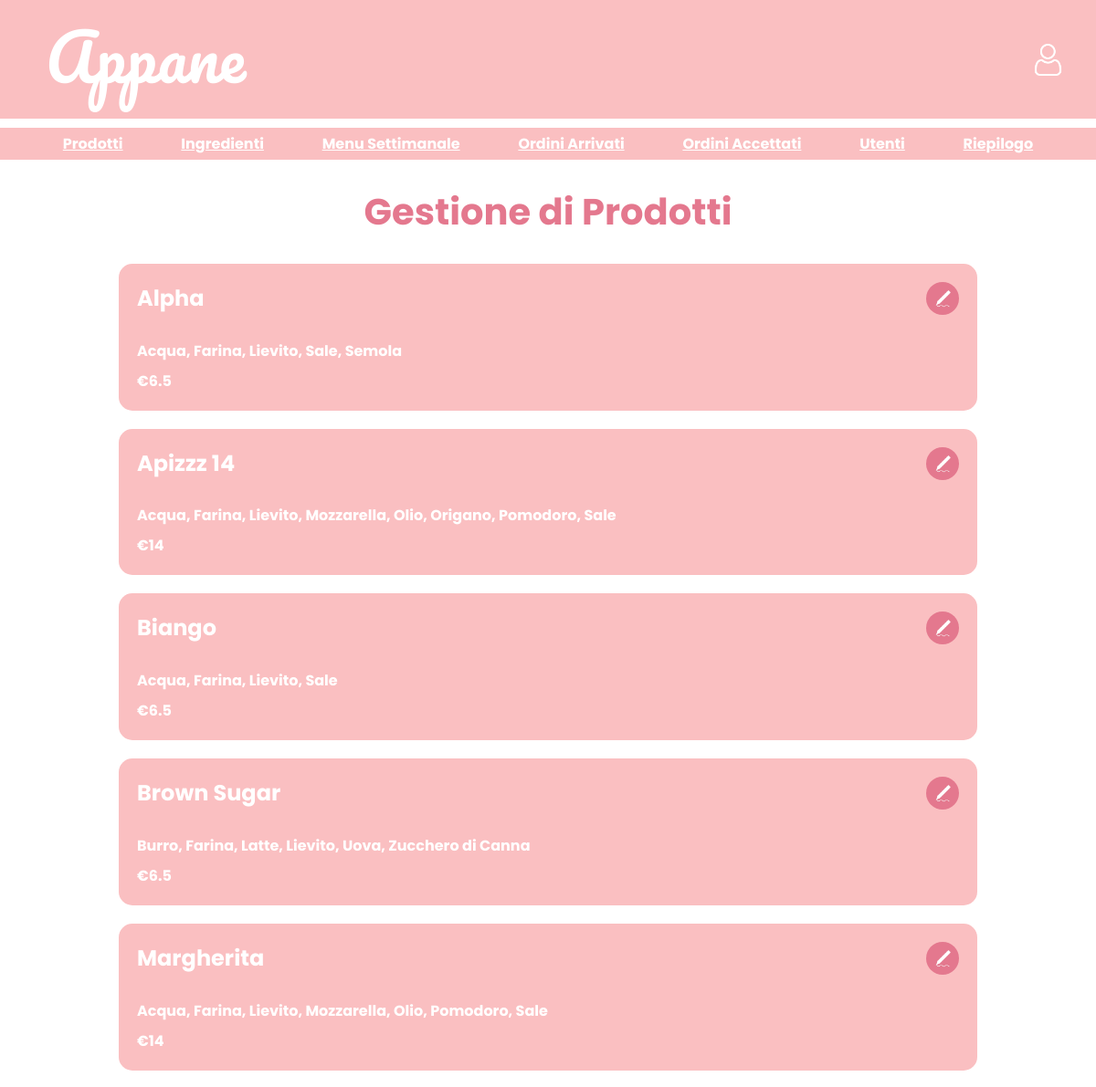
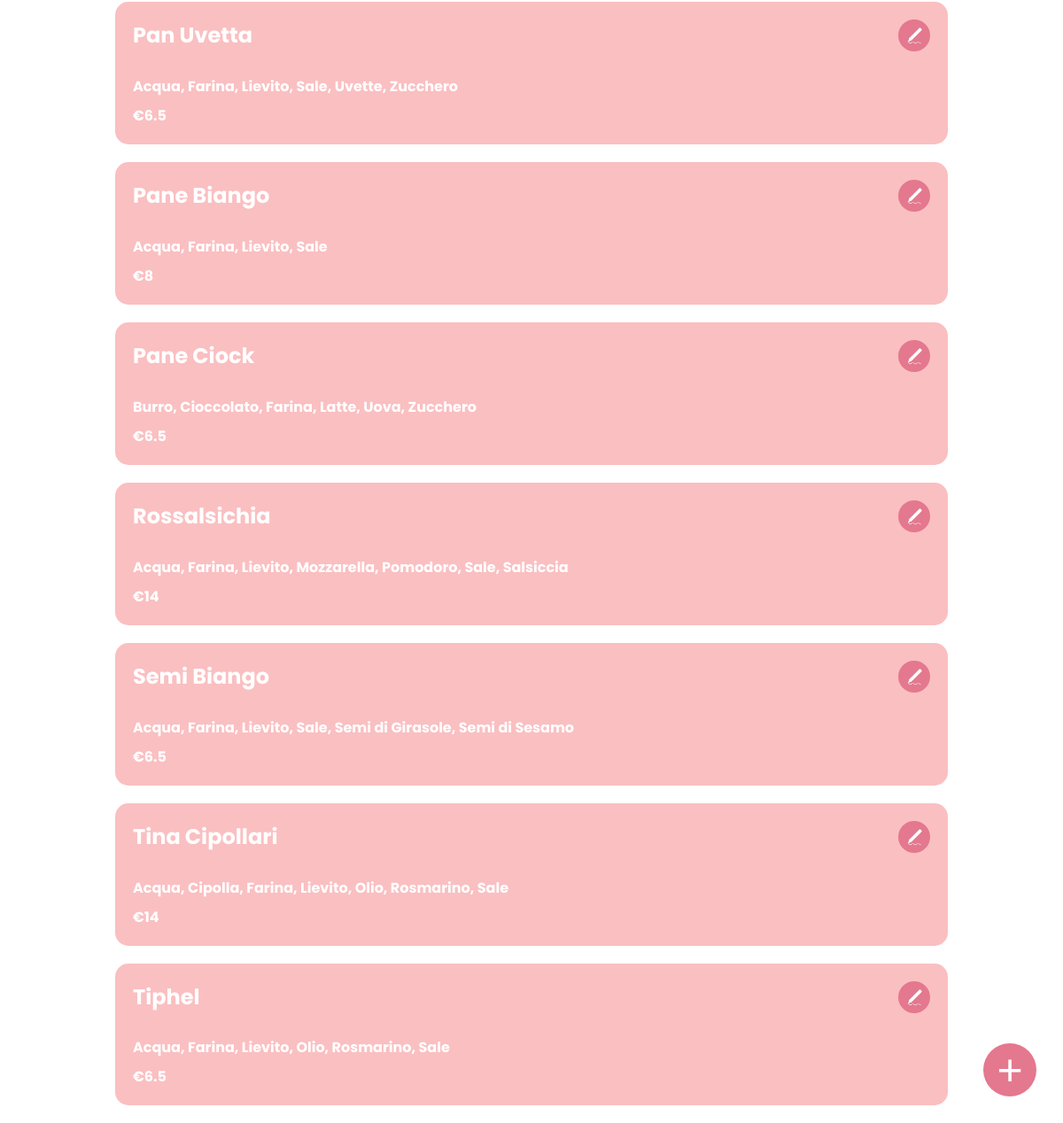
The app's page /BACK/managementProducts/managementProducts.php with its own data (2 pictures, top to bottom).
### tables this page shows
CREATE TABLE `tprodotto` (
  `id` int(11) NOT NULL,
  `nome` varchar(255) NOT NULL,
  `prezzo` float NOT NULL
);

### BACK/managementProducts/managementProducts.php (the view, shortened to what this page needs)
<?php
require('../../includes/db.php');
include('../header.php');
function creaProd($id, $nome, $ingredienti, $prezzo)
{
    $string_ingredienti = implode(', ', $ingredienti);
    return "<div class='prodotto'>
                <div class='level'>
                    <h2>$nome</h2>
                    <button class='cart-btn' style='float: right;' title='Modifica prodotto'
                        onclick='openModal(\"modalModifyProduct.php?id=$id\")'>
                        <img src='../../grafica/img/pen.png' class='cart-icon' />
                    </button>
                </div>
                <p>$string_ingredienti</p>
                <p>€$prezzo</p>
            </div>";
}
?>
<!DOCTYPE html>
<html lang="it">
<head>
    <link rel="stylesheet" href="../../grafica/style.css?v=<?php echo time();?>">
</head>
<body>
    <div class="main-content">
        <h1>Gestione di Prodotti</h1>
        <div class="menu">
            <?php
            $sqlMenu = "SELECT id, nome, prezzo FROM tprodotto ORDER BY nome";
            $resultMenu = $conn->query($sqlMenu);
            if ($resultMenu->num_rows > 0) {
                while ($rowProd = $resultMenu->fetch_assoc()) {
                    $stmtIng = $conn->prepare("SELECT idIngrediente FROM tricetta WHERE idProdotto = ?");
                    $stmtIng->bind_param("i", $rowProd["id"]);
                    $stmtIng->execute();
                    $resultI = $stmtIng->get_result();
                    $ingredienti = [];
                    while ($rowI = $resultI->fetch_assoc()) {
                        $stmt = $conn->prepare("SELECT nome FROM tingrediente WHERE id = ?");
                        $stmt->bind_param("i", $rowI['idIngrediente']);
                        $stmt->execute();
                        $result = $stmt->get_result();
                        if($result->num_rows===1){
                            $ingredienti[] = $result->fetch_assoc()["nome"];
                        }
                    }
                    sort($ingredienti);
                    echo creaProd($rowProd["id"], $rowProd["nome"], $ingredienti,  $rowProd["prezzo"]);
                }
            } else {
                echo '<p> Per ora non ci sono prodotti salvati </p>';
            }
            ?>
        </div>
    </div>
    <button class="add-btn" title="Aggiungi prodotto" onclick="openModal('modalAddProduct.php')">+</button>
</body>
</html>

### grafica/style.css (style rules this page uses)
body { margin: 0; background-color: #fff; font-family: "Poppins", sans-serif; font-weight: 700; font-style: normal; }
.main-content h1 { text-align: center; font-size: 40px; color: #e4788e; }
.main-content p { text-align: center; color: #e4788e; }
.prodotto { width: 75%; margin-bottom: 20px; padding: 20px; border-radius: 15px; background-color: #fabfc1; justify-self: center; color: #fff; }
.prodotto h2 { margin-top: 0; }
.prodotto p { text-align: start; margin-bottom: 0; margin-top: 8px; color: #fff; }
.level { display: flex; justify-content:space-between; align-items: start; }
.cart-btn { width: 36px; height: 36px; border-radius: 50%; background-color: #e4788e; color: #ffffff; border: none; font-size: 20px; cursor: pointer; display: flex; align-items: center; justify-content: center; transition: background-color 0.2s ease; line-height: 1; }
.add-btn { position: fixed; bottom: 30px; right: 30px; width: 60px; height: 60px; border-radius: 50%; background-color: #e4788e; color: #ffffff; border: none; font-size: 50px; cursor: pointer; display: flex; align-items: center; justify-content: center; transition: background-color 0.2s ease; line-height: 1; }
.cart-icon { width: 20px; object-fit: contain; }

### records on screen
tprodotto: nome "Alpha", string_ingredienti "Acqua, Farina, Lievito, Sale, Semola", prezzo "6.5"
tprodotto: nome "Apizzz 14", string_ingredienti "Acqua, Farina, Lievito, Mozzarella, Olio, Origano, Pomodoro, Sale", prezzo "14"
tprodotto: nome "Biango", string_ingredienti "Acqua, Farina, Lievito, Sale", prezzo "6.5"
tprodotto: nome "Brown Sugar", string_ingredienti "Burro, Farina, Latte, Lievito, Uova, Zucchero di Canna", prezzo "6.5"
tprodotto: nome "Margherita", string_ingredienti "Acqua, Farina, Lievito, Mozzarella, Olio, Pomodoro, Sale", prezzo "14"
tprodotto: nome "Pan Uvetta", string_ingredienti "Acqua, Farina, Lievito, Sale, Uvette, Zucchero", prezzo "6.5"
tprodotto: nome "Pane Biango", string_ingredienti "Acqua, Farina, Lievito, Sale", prezzo "8"
tprodotto: nome "Pane Ciock", string_ingredienti "Burro, Cioccolato, Farina, Latte, Uova, Zucchero", prezzo "6.5"
tprodotto: nome "Rossalsichia", string_ingredienti "Acqua, Farina, Lievito, Mozzarella, Pomodoro, Sale, Salsiccia", prezzo "14"
tprodotto: nome "Semi Biango", string_ingredienti "Acqua, Farina, Lievito, Sale, Semi di Girasole, Semi di Sesamo", prezzo "6.5"
tprodotto: nome "Tina Cipollari", string_ingredienti "Acqua, Cipolla, Farina, Lievito, Olio, Rosmarino, Sale", prezzo "14"
tprodotto: nome "Tiphel", string_ingredienti "Acqua, Farina, Lievito, Olio, Rosmarino, Sale", prezzo "6.5"
